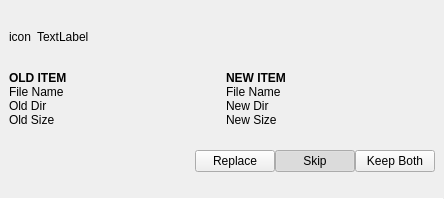
<?xml version="1.0" encoding="UTF-8"?>
<ui version="4.0">
 <class>ConflictResolver</class>
 <widget class="QWidget" name="ConflictResolver">
  <property name="geometry">
   <rect>
    <x>0</x>
    <y>0</y>
    <width>444</width>
    <height>199</height>
   </rect>
  </property>
  <property name="windowTitle">
   <string>Form</string>
  </property>
  <layout class="QVBoxLayout" name="verticalLayout_2">
   <property name="spacing">
    <number>0</number>
   </property>
   <property name="leftMargin">
    <number>0</number>
   </property>
   <property name="topMargin">
    <number>0</number>
   </property>
   <property name="rightMargin">
    <number>0</number>
   </property>
   <property name="bottomMargin">
    <number>0</number>
   </property>
   <item>
    <layout class="QVBoxLayout" name="verticalLayout">
     <property name="spacing">
      <number>6</number>
     </property>
     <property name="leftMargin">
      <number>9</number>
     </property>
     <property name="topMargin">
      <number>9</number>
     </property>
     <property name="rightMargin">
      <number>9</number>
     </property>
     <property name="bottomMargin">
      <number>9</number>
     </property>
     <item>
      <layout class="QHBoxLayout" name="horizontalLayout_3">
       <item>
        <widget class="QLabel" name="iconLabel">
         <property name="text">
          <string notr="true">icon</string>
         </property>
        </widget>
       </item>
       <item>
        <widget class="QLabel" name="filenameLabel">
         <property name="sizePolicy">
          <sizepolicy hsizetype="Expanding" vsizetype="Preferred">
           <horstretch>0</horstretch>
           <verstretch>0</verstretch>
          </sizepolicy>
         </property>
         <property name="text">
          <string notr="true">TextLabel</string>
         </property>
        </widget>
       </item>
      </layout>
     </item>
     <item>
      <layout class="QHBoxLayout" name="horizontalLayout_2">
       <property name="spacing">
        <number>0</number>
       </property>
       <property name="rightMargin">
        <number>0</number>
       </property>
       <item>
        <layout class="QVBoxLayout" name="verticalLayout_3">
         <item>
          <widget class="QLabel" name="label">
           <property name="font">
            <font>
             <weight>75</weight>
             <bold>true</bold>
            </font>
           </property>
           <property name="text">
            <string>OLD ITEM</string>
           </property>
          </widget>
         </item>
         <item>
          <widget class="QLabel" name="oldFileName">
           <property name="sizePolicy">
            <sizepolicy hsizetype="Expanding" vsizetype="Preferred">
             <horstretch>0</horstretch>
             <verstretch>0</verstretch>
            </sizepolicy>
           </property>
           <property name="text">
            <string notr="true">File Name</string>
           </property>
          </widget>
         </item>
         <item>
          <widget class="QLabel" name="oldDir">
           <property name="text">
            <string>Old Dir</string>
           </property>
          </widget>
         </item>
         <item>
          <widget class="QLabel" name="oldSize">
           <property name="text">
            <string>Old Size</string>
           </property>
          </widget>
         </item>
        </layout>
       </item>
       <item>
        <widget class="QLabel" name="arrowRight">
         <property name="text">
          <string/>
         </property>
         <property name="margin">
          <number>9</number>
         </property>
        </widget>
       </item>
       <item>
        <layout class="QVBoxLayout" name="verticalLayout_4">
         <item>
          <widget class="QLabel" name="label_2">
           <property name="font">
            <font>
             <weight>75</weight>
             <bold>true</bold>
            </font>
           </property>
           <property name="text">
            <string>NEW ITEM</string>
           </property>
          </widget>
         </item>
         <item>
          <widget class="QLabel" name="newFileName">
           <property name="sizePolicy">
            <sizepolicy hsizetype="Expanding" vsizetype="Preferred">
             <horstretch>0</horstretch>
             <verstretch>0</verstretch>
            </sizepolicy>
           </property>
           <property name="text">
            <string notr="true">File Name</string>
           </property>
          </widget>
         </item>
         <item>
          <widget class="QLabel" name="newDir">
           <property name="text">
            <string>New Dir</string>
           </property>
          </widget>
         </item>
         <item>
          <widget class="QLabel" name="newSize">
           <property name="text">
            <string>New Size</string>
           </property>
          </widget>
         </item>
        </layout>
       </item>
      </layout>
     </item>
     <item>
      <widget class="QWidget" name="buttonsBox" native="true">
       <layout class="QHBoxLayout" name="horizontalLayout">
        <property name="spacing">
         <number>0</number>
        </property>
        <property name="leftMargin">
         <number>0</number>
        </property>
        <property name="topMargin">
         <number>0</number>
        </property>
        <property name="rightMargin">
         <number>0</number>
        </property>
        <property name="bottomMargin">
         <number>0</number>
        </property>
        <item>
         <spacer name="horizontalSpacer">
          <property name="orientation">
           <enum>Qt::Horizontal</enum>
          </property>
          <property name="sizeHint" stdset="0">
           <size>
            <width>40</width>
            <height>20</height>
           </size>
          </property>
         </spacer>
        </item>
        <item>
         <widget class="QPushButton" name="replaceButton">
          <property name="text">
           <string>Replace</string>
          </property>
          <property name="checkable">
           <bool>true</bool>
          </property>
          <property name="autoExclusive">
           <bool>true</bool>
          </property>
         </widget>
        </item>
        <item>
         <widget class="QPushButton" name="skipButton">
          <property name="text">
           <string>Skip</string>
          </property>
          <property name="checkable">
           <bool>true</bool>
          </property>
          <property name="checked">
           <bool>true</bool>
          </property>
          <property name="autoExclusive">
           <bool>true</bool>
          </property>
         </widget>
        </item>
        <item>
         <widget class="QPushButton" name="keepBothButton">
          <property name="text">
           <string>Keep Both</string>
          </property>
          <property name="checkable">
           <bool>true</bool>
          </property>
          <property name="autoExclusive">
           <bool>true</bool>
          </property>
         </widget>
        </item>
       </layout>
      </widget>
     </item>
    </layout>
   </item>
   <item>
    <widget class="Line" name="line">
     <property name="maximumSize">
      <size>
       <width>16777215</width>
       <height>1</height>
      </size>
     </property>
     <property name="orientation">
      <enum>Qt::Horizontal</enum>
     </property>
    </widget>
   </item>
  </layout>
 </widget>
 <resources/>
 <connections/>
</ui>
